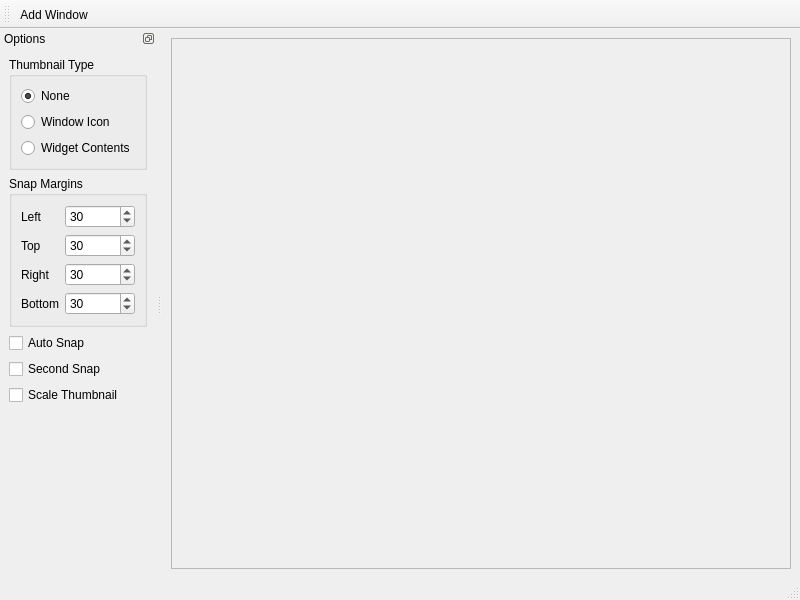
<?xml version="1.0" encoding="UTF-8"?>
<ui version="4.0">
 <class>MainWindow</class>
 <widget class="QMainWindow" name="MainWindow">
  <property name="geometry">
   <rect>
    <x>0</x>
    <y>0</y>
    <width>800</width>
    <height>600</height>
   </rect>
  </property>
  <property name="windowTitle">
   <string>MainWindow</string>
  </property>
  <widget class="QWidget" name="centralwidget">
   <layout class="QVBoxLayout" name="verticalLayout_3">
    <item>
     <widget class="SnapMdiArea" name="snapMdiArea">
      <property name="frameShape">
       <enum>QFrame::StyledPanel</enum>
      </property>
      <property name="frameShadow">
       <enum>QFrame::Raised</enum>
      </property>
     </widget>
    </item>
   </layout>
  </widget>
  <widget class="QMenuBar" name="menubar">
   <property name="geometry">
    <rect>
     <x>0</x>
     <y>0</y>
     <width>800</width>
     <height>21</height>
    </rect>
   </property>
  </widget>
  <widget class="QStatusBar" name="statusbar"/>
  <widget class="QDockWidget" name="dockWidget">
   <property name="features">
    <set>QDockWidget::DockWidgetFloatable|QDockWidget::DockWidgetMovable</set>
   </property>
   <property name="windowTitle">
    <string>Options</string>
   </property>
   <attribute name="dockWidgetArea">
    <number>1</number>
   </attribute>
   <widget class="QWidget" name="dockWidgetContents">
    <layout class="QVBoxLayout" name="verticalLayout">
     <item>
      <widget class="QGroupBox" name="groupBox">
       <property name="title">
        <string>Thumbnail Type</string>
       </property>
       <layout class="QVBoxLayout" name="verticalLayout_2">
        <item>
         <widget class="QRadioButton" name="thumbnailNone_radio">
          <property name="text">
           <string>None</string>
          </property>
          <property name="checked">
           <bool>true</bool>
          </property>
         </widget>
        </item>
        <item>
         <widget class="QRadioButton" name="thumbnailIcon_radio">
          <property name="text">
           <string>Window Icon</string>
          </property>
         </widget>
        </item>
        <item>
         <widget class="QRadioButton" name="thumbnailContents_radio">
          <property name="text">
           <string>Widget Contents</string>
          </property>
         </widget>
        </item>
       </layout>
      </widget>
     </item>
     <item>
      <widget class="QGroupBox" name="groupBox_2">
       <property name="title">
        <string>Snap Margins</string>
       </property>
       <layout class="QFormLayout" name="formLayout">
        <item row="0" column="1">
         <widget class="QSpinBox" name="marginLeft_spin">
          <property name="minimum">
           <number>-500</number>
          </property>
          <property name="maximum">
           <number>500</number>
          </property>
          <property name="value">
           <number>30</number>
          </property>
         </widget>
        </item>
        <item row="0" column="0">
         <widget class="QLabel" name="label">
          <property name="text">
           <string>Left</string>
          </property>
         </widget>
        </item>
        <item row="1" column="0">
         <widget class="QLabel" name="label_2">
          <property name="text">
           <string>Top</string>
          </property>
         </widget>
        </item>
        <item row="2" column="0">
         <widget class="QLabel" name="label_3">
          <property name="text">
           <string>Right</string>
          </property>
         </widget>
        </item>
        <item row="3" column="0">
         <widget class="QLabel" name="label_4">
          <property name="text">
           <string>Bottom</string>
          </property>
         </widget>
        </item>
        <item row="1" column="1">
         <widget class="QSpinBox" name="marginTop_spin">
          <property name="minimum">
           <number>-500</number>
          </property>
          <property name="maximum">
           <number>500</number>
          </property>
          <property name="value">
           <number>30</number>
          </property>
         </widget>
        </item>
        <item row="2" column="1">
         <widget class="QSpinBox" name="marginRight_spin">
          <property name="minimum">
           <number>-500</number>
          </property>
          <property name="maximum">
           <number>500</number>
          </property>
          <property name="value">
           <number>30</number>
          </property>
         </widget>
        </item>
        <item row="3" column="1">
         <widget class="QSpinBox" name="marginBottom_spin">
          <property name="minimum">
           <number>-500</number>
          </property>
          <property name="maximum">
           <number>500</number>
          </property>
          <property name="value">
           <number>30</number>
          </property>
         </widget>
        </item>
       </layout>
      </widget>
     </item>
     <item>
      <widget class="QCheckBox" name="autoSnap_check">
       <property name="text">
        <string>Auto Snap</string>
       </property>
      </widget>
     </item>
     <item>
      <widget class="QCheckBox" name="secondSnap_check">
       <property name="text">
        <string>Second Snap</string>
       </property>
      </widget>
     </item>
     <item>
      <widget class="QCheckBox" name="scaleThumbnail_check">
       <property name="text">
        <string>Scale Thumbnail</string>
       </property>
      </widget>
     </item>
     <item>
      <spacer name="verticalSpacer">
       <property name="orientation">
        <enum>Qt::Vertical</enum>
       </property>
       <property name="sizeHint" stdset="0">
        <size>
         <width>20</width>
         <height>40</height>
        </size>
       </property>
      </spacer>
     </item>
    </layout>
   </widget>
  </widget>
  <widget class="QToolBar" name="toolBar">
   <property name="windowTitle">
    <string>toolBar</string>
   </property>
   <attribute name="toolBarArea">
    <enum>TopToolBarArea</enum>
   </attribute>
   <attribute name="toolBarBreak">
    <bool>false</bool>
   </attribute>
   <addaction name="actionAdd_Window"/>
  </widget>
  <action name="actionAdd_Window">
   <property name="icon">
    <iconset resource="resources.qrc">
     <normaloff>:/icons/plus.png</normaloff>:/icons/plus.png</iconset>
   </property>
   <property name="text">
    <string>Add Window</string>
   </property>
  </action>
 </widget>
 <customwidgets>
  <customwidget>
   <class>SnapMdiArea</class>
   <extends>QFrame</extends>
   <header>snapmdiarea.h</header>
   <container>1</container>
  </customwidget>
 </customwidgets>
 <resources>
  <include location="resources.qrc"/>
 </resources>
 <connections/>
</ui>
